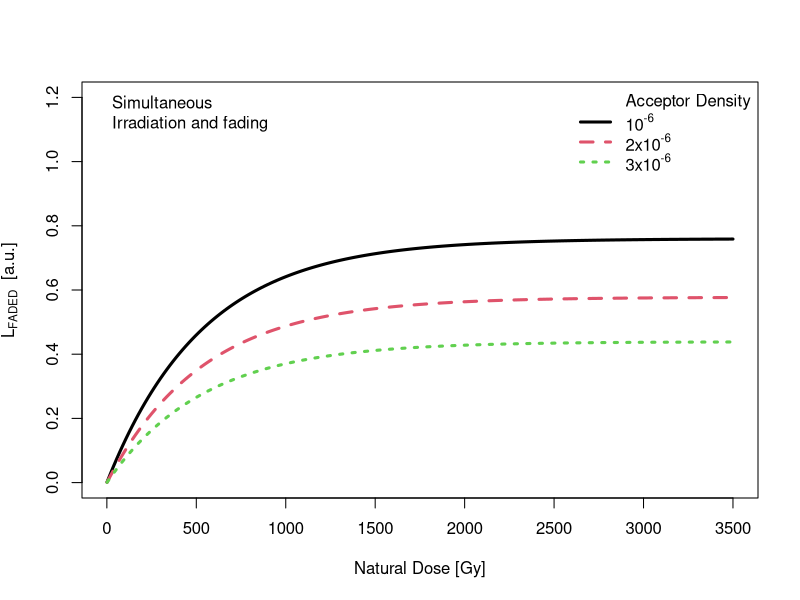

This chart was generated by the following R code:
# Simultaneous irradiation and anomalous fading in nature
rm(list=ls())
s<-3e15                  # frequency factor
rho1<-1e-6               # rho-prime values 0.005-0.02
rho2<-2e-6
rho3<-3e-6
Do<-538
X<-3/(1000*365*3600*24)      #natural dose rate X=3 Gy/Ka
curve((1-exp(-x/Do))*exp(-rho1*(log(Do*s/X)**3.0)),1,3500, 200,
      lty=1,lwd=3,
      ylab=expression('L'[FADED]*'  [a.u.]'),xlab="Natural Dose [Gy]",
      col=1,ylim=c(0,1.2))
curve((1-exp(-x/Do))*exp(-rho2*(log(Do*s/X)**3.0)),1,3500,200,
      col=2,lty=2, lwd=3,   add=TRUE)
curve((1-exp(-x/Do))*exp(-rho3*(log(Do*s/X)**3.0)),1,3500,200,
      col=3,   lwd=3,   lty=3,add=TRUE)
legend("topright",bty="n",lwd=3, lty=c(NA,1,2,3),legend =
         c("Acceptor Density"  ,expression("10"^"-6"*""),
           expression("2x10"^"-6"*""),expression("3x10"^"-6"*"")),
       col=c(NA,1:3))
legend('topleft',bty="n",c("Simultaneous", 
                           "Irradiation and fading") ) 